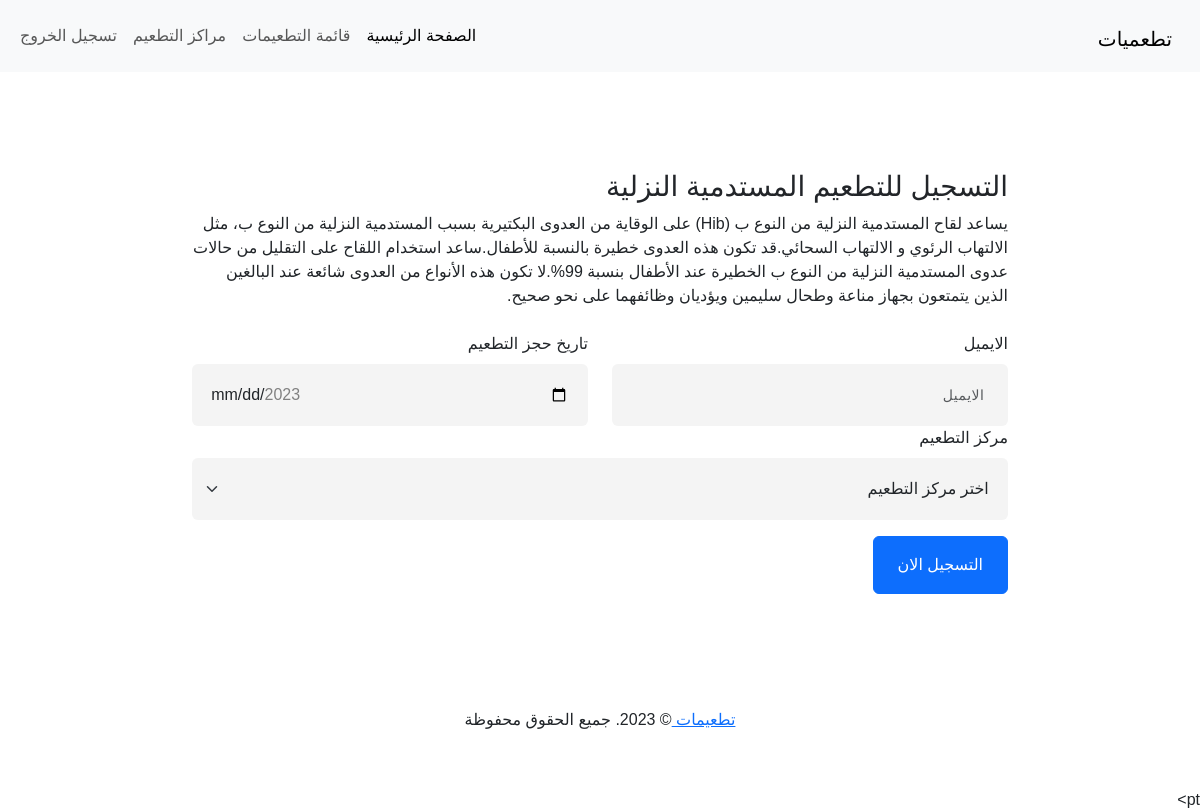
The page /14/book-appointment/ (signed in) on the database its author committed.
### vaccines/models.py (models this page shows, shortened)
class Vaccine(models.Model):
    name = models.CharField(max_length=100)
    description = models.TextField()
    visit = models.CharField(max_length=250, null=True)

### vaccines/views.py (the view, shortened to what this page needs)
# urls.py: path('<int:vaccine_id>/book-appointment/', views.book_appointment, name='book_appointment'),
@login_required
def book_appointment(request, vaccine_id):
    vaccine = get_object_or_404(Vaccine, pk=vaccine_id)
    user = get_object_or_404(User, pk=request.user.id)
    health_centers = HealthCenter.objects.all()
    return render(request, 'vaccines/book_appointment.html', {'vaccine': vaccine, 'health_centers': health_centers})

### vaccines/templates/vaccines/book_appointment.html (shortened to what this page needs)
{% extends 'base.html' %}
{% block content %}
    <div role="main" class="main">
        <div class="container py-5 formContainer">
            <div class="row">
                <div class="col">
                    <h3 class="text-color-quaternary font-weight-bold text-capitalize mb-2">التسجيل للتطعيم {{ vaccine.name }}</h3>
                    <p class="mb-4">{{ vaccine.description }}</p>
                    <form method="post" id="registerFormAdvanced" class="register-form custom-form-style-1 appear-animation animated appear-animation-visible" data-appear-animation="fadeIn" data-appear-animation-delay="100" novalidate="novalidate">
                        <div class="row">
                            <div class="form-group col-lg-6 to-hide">
                                <label for="full_name" class="form-label">الايميل </label>
                                <input type="email" placeholder=" الايميل" value="" data-msg-required="الرجاء تعبئة الايميل " maxlength="100" class="form-control" name="email" id="full_name" required="">
                            </div>
                            <div class="form-group col-lg-6 ">
                                <label class="form-label">تاريخ حجز التطعيم</label>
                                <input type="date" placeholder="تاريخ حجزالتطعيم" value=""  class="form-control custom-datepicker" name="date" id="date">
                            </div>
                        </div>
                        <div class="row">
                            <div class="form-group col col-mobile-12">
                                <label class="form-label ">مركز التطعيم</label>
                                <div class="custom-select-1">
                                    <select class="form-select" name="health_center" data-msg-required="الرجاء اختيار مركز التطعيم" required="" aria-invalid="true">
                                        <option value="">اختر مركز التطعيم</option>
                                    </select>
                                </div>
                            </div>
                        </div>
                        <div class="row mt-3">
                            <div class="form-group col">
                                <input type="submit" value="التسجيل الان" id="saveBtn" class="btn btn-primary px-4 py-3 text-center text-uppercase font-weight-semibold" data-loading-text="الرجاء الانتظار...">
                            </div>
                        </div>
                    </form>
                </div>
            </div>
        </div>
    </div>
{% endblock %}
{% block extra_js %}
    pt>
{% endblock %}

### static/css/style.css (style rules this page uses)
* { padding: 0; margin: 0; box-sizing: border-box; }
html, body { height: 100%; }
body { font-family: 'Roboto', sans-serif; background-color: #FFF; }
::placeholder { font-size:14px; letter-spacing:0.5px; }
* { margin: 0; padding: 0; box-sizing: border-box; font-family: 'Poppins',sans-serif; }
.container { margin-top: 50px; }
html .text-color-quaternary, html .text-quaternary { color: #222529 !important; }
.custom-form-style-1 .form-control { border: 0; padding: 1.2rem; box-shadow: none !important; height: auto; background: #f4f4f4 !important; }
.custom-form-style-1 .form-select { border: 0; padding: 1.2rem; box-shadow: none !important; height: auto; background-color: #f4f4f4 !important; background-position: left.75rem center; }
.formContainer { width: 70%; }

### rows shown on the page
Vaccine: name "المستدمية النزلية", description "يساعد لقاح المستدمية النزلية من النوع ب (Hib) على الوقاية من العدوى البكتيرية بسبب المستدمية النزلية من النوع ب، مثل الالتهاب الرئوي و الالتهاب السحائي.قد تكون هذه العدوى خطيرة بالنسبة للأطفال.ساعد استخدام اللقاح على التقليل من حالات عدوى المستدمية النزلية من النوع ب الخطيرة عند الأطفال بنسبة 99%.لا تكون هذه الأنواع من العدوى شائعة عند البالغين الذين يتمتعون بجهاز مناعة وطحال سليمين ويؤديان وظائفهما على نحو صحيح."
